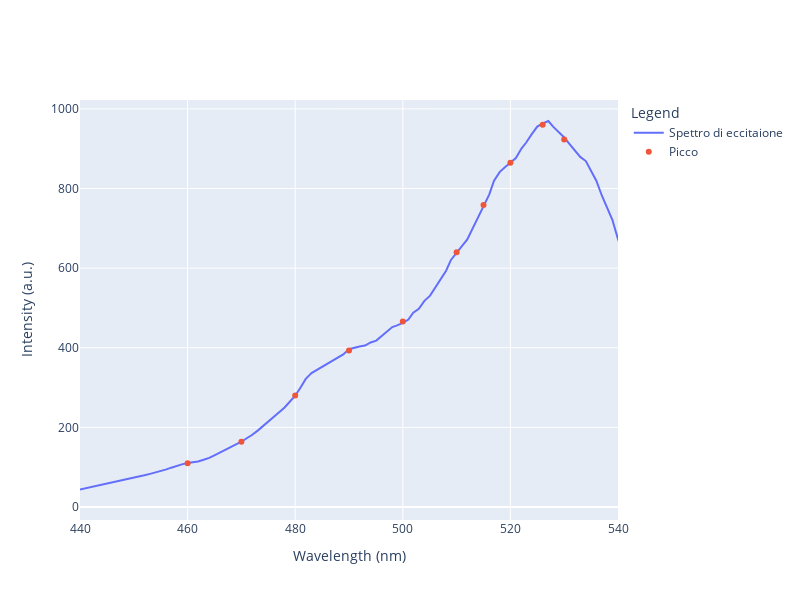

The notebook cell this image was saved under:
### Code cell
filename = 'data/stokes_shift_05.csv'
d = pd.read_csv(filename, sep=',',header=1,nrows=151)
# Drop the 'Unnamed: 4' column as it contains no useful data
d = d.drop(columns=['Unnamed: 4'])
ecc_lambda = d['Wavelength (nm).1'].dropna().to_numpy()
ecc_int = d['Intensity (a.u.).1'].dropna().to_numpy()


fig = go.Figure()

# Add excitation data
fig.add_trace(go.Scatter(x=ecc_lambda, y=ecc_int, mode='lines', name='Spettro di eccitaione'))

# Add peaks data
fig.add_trace(go.Scatter(x=LAMBDA_ECC, y=Picchi, mode='markers', name='Picco '))

fig.update_layout(
    # title='Eccitazione vs Picchi',
    xaxis_title='Wavelength (nm)',
    yaxis_title='Intensity (a.u.)',
    legend_title='Legend',
    width=800,
    height=600,
    xaxis=dict(range=[440, 540]),
)

fig.write_html(dir_path + '/html/spettro_emissione_rodamina_eccitata_a_diverse_frequenze_picchi.html')
fig.write_image(dir_path + '/images/spettro_emissione_rodamina_eccitata_a_diverse_frequenze_picchi.png')

fig.show()

### Figure 1 — Plotly figure (JSON) as saved in the notebook; plotly's stock layout.template omitted (floating-point values rounded to 4 significant figures; data arrays with more than 128 entries replaced by an {"elided": "..."} marker saying what was removed)
{"data": [{"mode": "lines", "name": "Spettro di eccitaione", "type": "scatter", "x": {"elided": "151 float values"}, "y": {"elided": "151 float values"}}, {"mode": "markers", "name": "Picco ", "type": "scatter", "x": [460, 470, 480, 490, 500, 510, 515, 520, 526, 530], "y": [110.1, 163.9, 280.3, 393.1, 466.2, 639.9, 758.8, 864.5, 960.1, 923.1]}], "layout": {"height": 600, "legend": {"title": {"text": "Legend"}}, "width": 800, "xaxis": {"range": [440, 540], "title": {"text": "Wavelength (nm)"}}, "yaxis": {"title": {"text": "Intensity (a.u.)"}}}}
